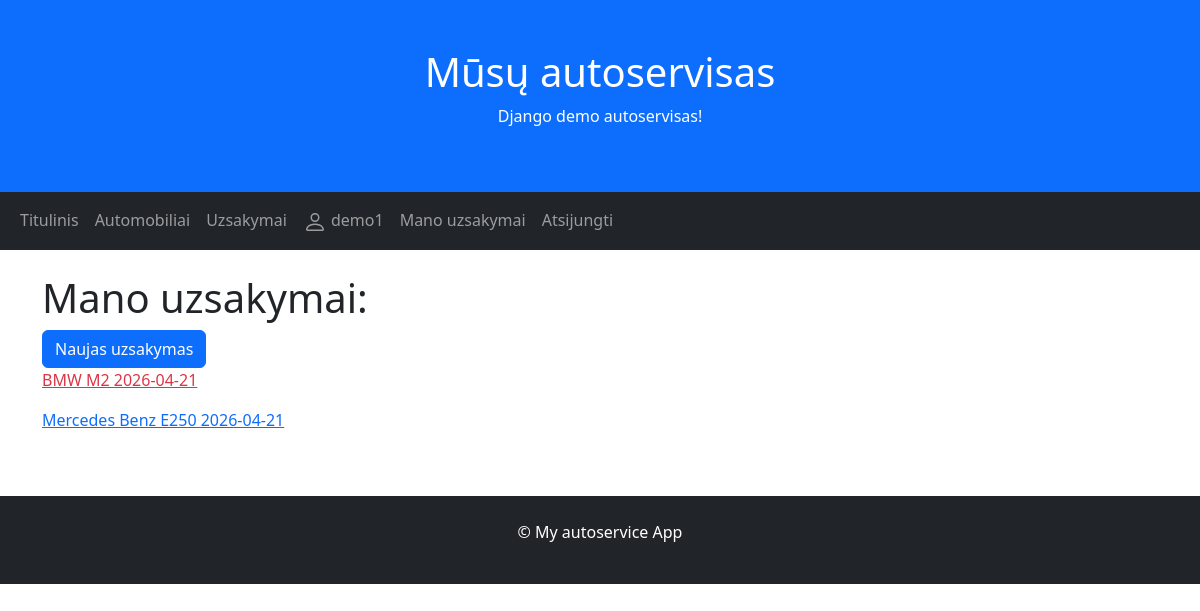
Screenshot of /myorders/ (signed in) with the database file from the repository.
### autoservice/models.py (models this page shows, shortened)
class Order(models.Model):
    date = models.DateField(auto_now_add=True)
    car = models.ForeignKey(to="Car", on_delete=models.CASCADE)
    client = models.ForeignKey(to=User, on_delete=models.CASCADE)
    deadline = models.DateTimeField(null=True, blank=True)
    STATUS_CHOICES = [
        ('a', 'Administered'),
        ('k', 'Cancelled'),
        ('i', 'In Progress'),
        ('c', 'Completed'),
    ]
    status = models.CharField(choices=STATUS_CHOICES, default='a')
    def is_overdue(self):
        return self.deadline and timezone.now() > self.deadline
    def __str__(self):
        return f"{self.car} {self.date}"

class Car(models.Model):
    make = models.CharField()
    model = models.CharField()
    license_plate = models.CharField()
    vin_code = models.CharField()
    client_name = models.CharField()
    description = HTMLField(default="")
    photo = models.ImageField(upload_to='cars', null=True, blank=True)
    def __str__(self):
        return f"{self.make} {self.model}"

### autoservice/views.py (the view)
# urls.py: path('myorders/', views.UserOrderListView.as_view(), name='userorders'),
class UserOrderListView(LoginRequiredMixin, generic.ListView):
    model = Order
    template_name = "users_orders.html"
    context_object_name = "orders"
    def get_queryset(self):
        return Order.objects.filter(client=self.request.user)

### autoservice/templates/users_orders.html (shortened to what this page needs)
{% extends 'base.html' %}
{% block content %}
<h1>Mano uzsakymai:</h1>
<div>
    <a class="btn btn-primary" href="{% url 'order_create' %}">Naujas uzsakymas</a>
</div>
{% for order in orders %}
<p><a href="{% url 'order' order.pk %}" class="{% if order.is_overdue %}text-danger{% endif %}">{{ order }}</a></p>
{% endfor %}
{% endblock %}

### autoservice/templates/base.html (shortened to what this page needs)
<!DOCTYPE html>
<html lang="en">
<head>
    <link href="https://cdn.jsdelivr.net/npm/bootstrap@5.3.2/dist/css/bootstrap.min.css" rel="stylesheet">
    {% load static %}
</head>
<body>
<div class="p-5 bg-primary text-white text-center">
    <h1>Mūsų autoservisas</h1>
    <p>Django demo autoservisas!</p>
</div>
<nav class="navbar navbar-expand-sm bg-dark navbar-dark">
    <div class="container-fluid">
        <div class="collapse navbar-collapse" id="mynavbar">
        <ul class="navbar-nav me-auto">
            <li class="nav-item">
                <a class="nav-link" href="{% url 'index' %}">Titulinis</a>
            </li>
                        <li class="nav-item">
                <a class="nav-link" href="{% url 'cars' %}">Automobiliai</a>
            </li>
            <li class="nav-item">
                <a class="nav-link" href="{% url 'orders' %}">Uzsakymai</a>
            </li>
            {% if user.is_authenticated %}
            <li class="nav-item"><a class="nav-link" href="{% url 'profile' %}">
            {{ user.get_username }}</a>
            </li>
            <li class="nav-item">
                <a class="nav-link" href="{% url 'userorders' %}">Mano uzsakymai</a>
            </li>
            <li class="nav-item">
                <form method="post" action="{% url 'logout' %}">
                    <button class="nav-link" type="submit">Atsijungti</button>
                </form>
            </li>
            {% else %}
              <li class="nav-item"><a class="nav-link" href="{% url 'login'%}">Prisijungti</a></li>
              <li class="nav-item"><a class="nav-link" href="{% url 'signup'%}">Registracija</a></li>
            {% endif %}
        </ul>
        </div>
    </div>
</nav>
<div class="container mt-4">
    <div class="row">
        <div class="col-sm">
            {% block content %}{% endblock %}
        </div>
    </div>
</div>
<div class="mt-5 p-4 bg-dark text-white text-center">
    <p>© My autoservice App</p>
</div>
</body>
</html>

### rows the page displays
Order: car+date "BMW M2 2026-04-21"
Order: car+date "Mercedes Benz E250 2026-04-21"

### other values shown
{{ user.get_username }} "demo1"
